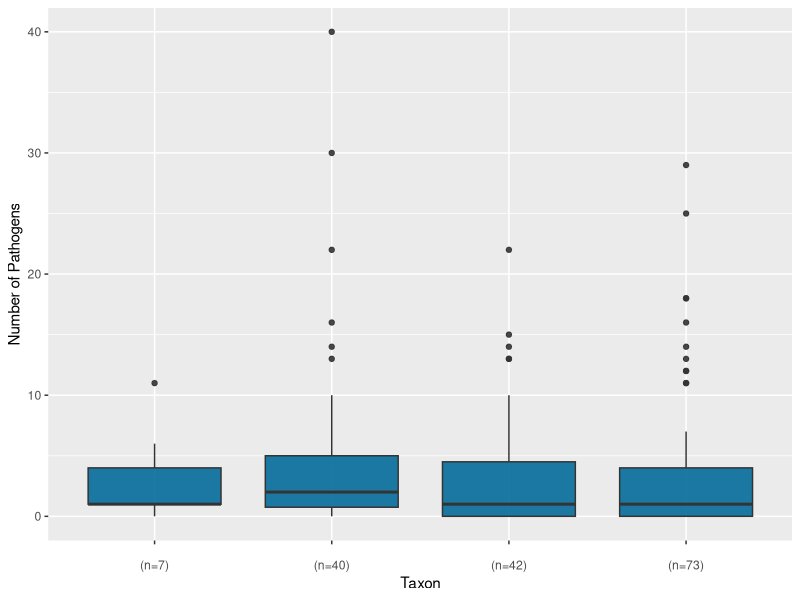
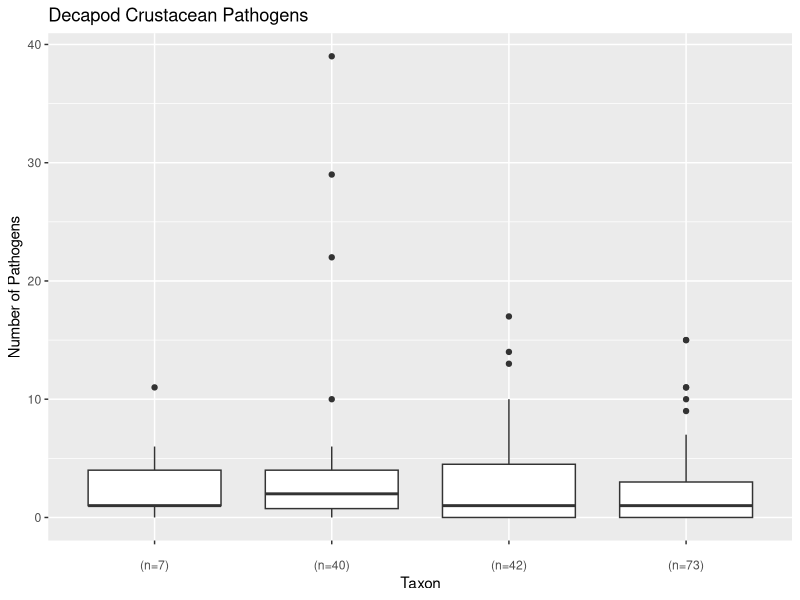
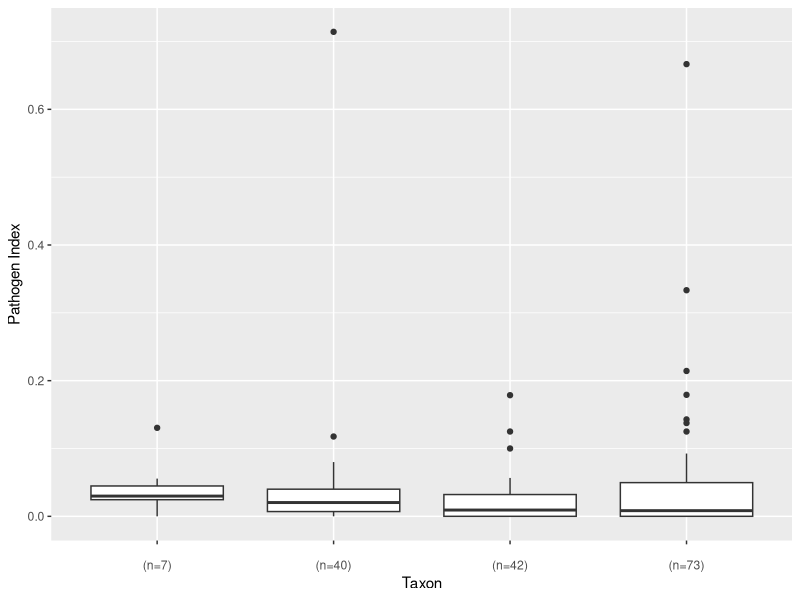
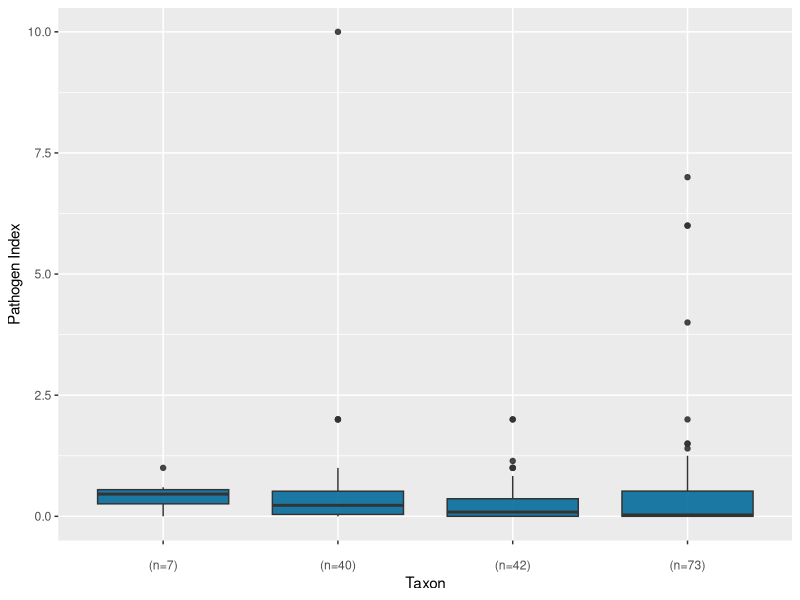
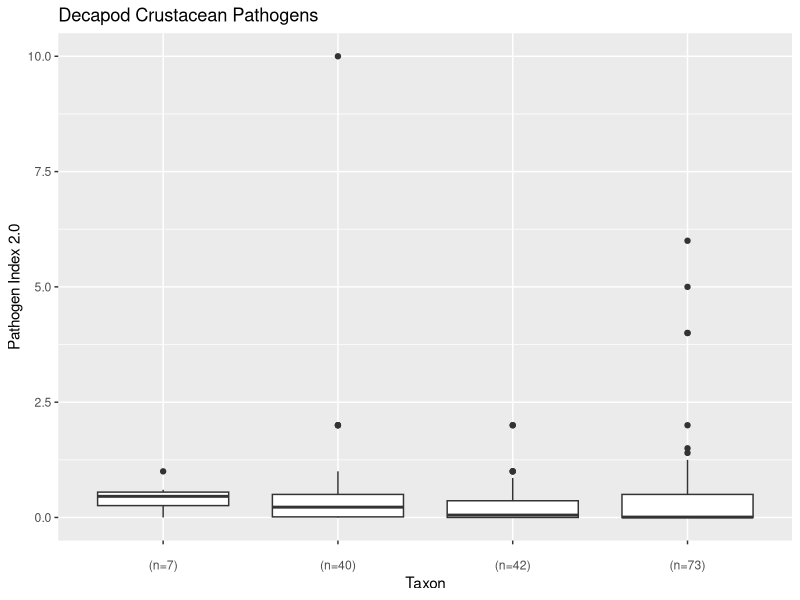
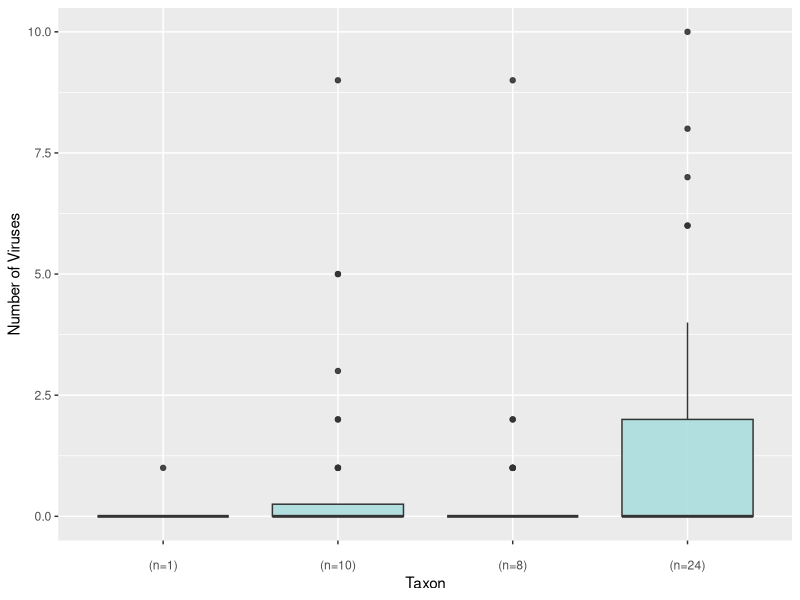
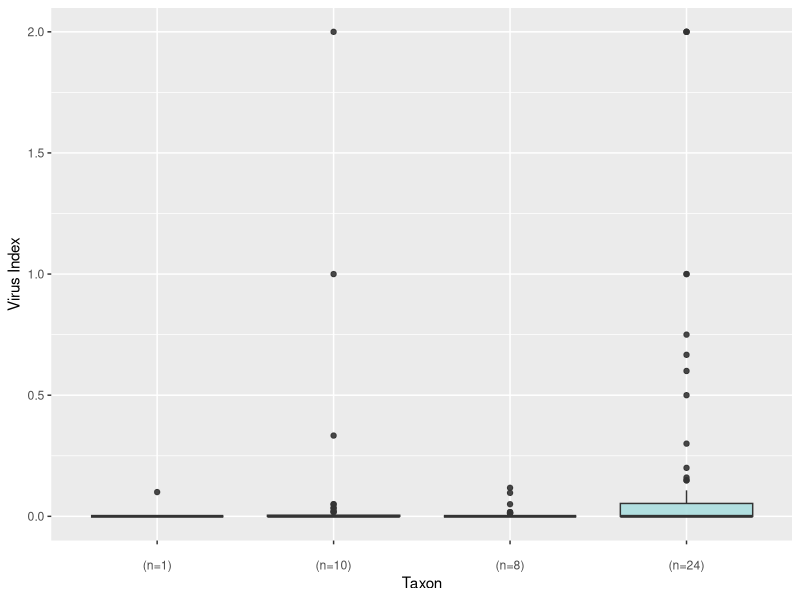
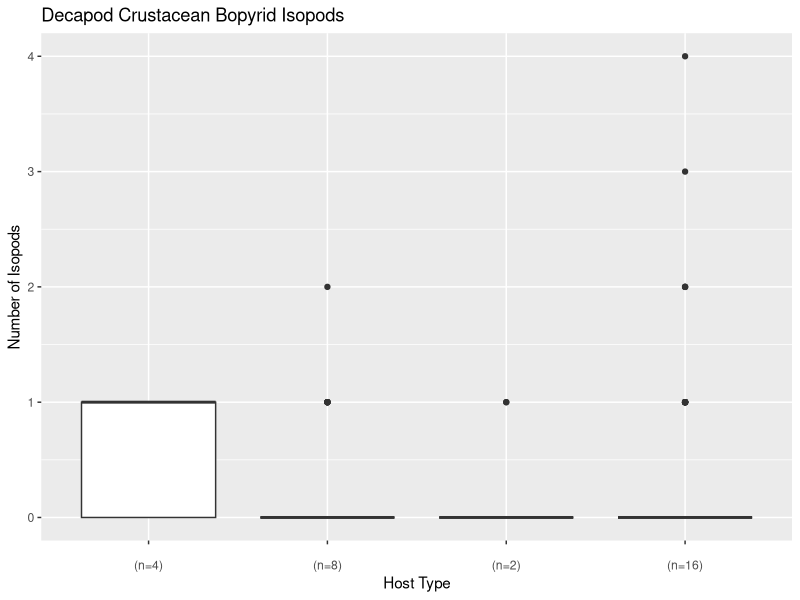

Write R code to recreate these figures, in order. (Note: this script raises an error after producing the figures.)
#Preliminary Plotting
######################
#162 SPECIES
######################

#####################
#SWEEP ENVIRONMENT
#####################

library(ggplot2)
library(dplyr)
library(cowplot)
library(reshape)
library(scales)


decapods <- read.csv("analyze_data/hosts_clean_pathcounts162.csv")
path_hosts <- read.csv("clean_data/path_hosts_clean.csv")
pathogens <- read.csv("clean_data/pathogen_clean.csv")
path_hosts_wild <- read.csv("clean_data/path_hosts_clean_wild.csv")
decapods_wild <- read.csv("analyze_data/hosts_clean_pathcounts162_wild.csv")

path_hosts %>% 
  group_by(in_wild) %>% 
  count(in_wild)

#Tasks
#1-Graph total number of pathogens per taxa
#2-Graph # viruses per host type
#3-Graph #isopods per taxa
#4-Graph rhizocephalan barnacles per taxa
#5-Graph # bacteria per taxa
#6-Graph # microsporidians per taxa
#7-Scatterplot number pathogens vs longevity
#8-scatterplot of num_viruses vs longev
#9-#boxplot of aq.hab vs num_pathogens
##*need to make simplified habitat column and continue
#10-boxplot of aq.hab vs num_viruses
#11-graph longevity by taxa
#12-Graph number pathogens by sociality
##*need to add what the scores mean
#13-Graph number of viruses by sociality
#14-Graph tranmission by taxa
#15-Graph requirements by taxa
#16-Graph size by taxa

levels(pathogens$pathogen_type)
#number of different types of pathogens
path_type_count <- pathogens %>% 
  group_by(pathogen_type) %>% 
  count(pathogen_type) %>% 
  rename(c(n="n_paths"))
path_type_count

####################################
#PLOTS


#1-
#Graph total number of pathogens per taxa
#create vector with host_type levels and number of species in each
xlab_path <- paste(levels(decapods$host_type),"\n(n=",
                   table(decapods$host_type),")",sep="")
ggplot(data=decapods, aes(x=host_type,y=num_pathogens))+
  geom_boxplot(fill="#046c9a",alpha=0.9)+
  labs(x="Taxon",y="Number of Pathogens")+
  scale_x_discrete(labels=xlab_path)

#wild
xlab_path_wild<- paste(levels(decapods_wild$host_type),"\n(n=",
                       table(decapods_wild$host_type),")",sep="")
ggplot(data=decapods_wild, aes(x=host_type,y=num_pathogens))+
  geom_boxplot()+
  labs(x="Taxon",y="Number of Pathogens",title="Decapod Crustacean Pathogens")+
  scale_x_discrete(labels=xlab_path_wild)

#1.5 Pathogens per taxon per citation (pathogen index)
ggplot(data=decapods, aes(x=host_type,y=num_pathogens/num_results))+
  geom_boxplot()+
  labs(x="Taxon",y="Pathogen Index")+
  scale_x_discrete(labels=xlab_path)

#1.5.5 Try different index, divide by # pathogen citations instead
ggplot(data=decapods, aes(x=host_type,y=num_pathogens/path_search_results))+
  geom_boxplot(fill="#046c9a",alpha=0.9)+
  labs(x="Taxon",y="Pathogen Index")+
  scale_x_discrete(labels=xlab_path)

path_index <- decapods %>% 
  select(host_genus_species, num_pathogens,num_viruses,path_search_results) %>% 
  mutate(path_index2=num_pathogens/path_search_results) %>% 
  mutate(virus_index2=num_viruses/path_search_results) %>% 
  arrange(desc(path_index2))

#wild
ggplot(data=decapods_wild, aes(x=host_type,y=num_pathogens/path_search_results))+
  geom_boxplot()+
  labs(x="Taxon",y="Pathogen Index 2.0",title="Decapod Crustacean Pathogens")+
  scale_x_discrete(labels=xlab_path_wild)

############
#Path groups by taxon
############

#2-
#Graph # viruses per host type
#create vector with host_type levels and number of each host_type that has viruses
#however, it's plotting all, including those spp with ZERO viruses
xlab_vir <- paste(levels(decapods$host_type),"\n(n=",
                  table(decapods$host_type[decapods$num_viruses>0]),")",sep="")
ggplot(data=decapods, aes(x=host_type,y=num_viruses))+
  geom_boxplot(fill="#abddde",alpha=0.9)+
  labs(x="Taxon",y="Number of Viruses")+
  scale_x_discrete(labels=xlab_vir)

#2.5 virus index per host type
ggplot(data=decapods, aes(x=host_type,y=(num_viruses/path_search_results)))+
  geom_boxplot(fill="#abddde",alpha=0.9)+
  labs(x="Taxon",y="Virus Index")+
  scale_x_discrete(labels=xlab_vir)

#3-
#graph isopods per taxa
#however plotting those with 0
xlab_isopod <- paste(levels(decapods$host_type),"\n(n=",
                     table(decapods$host_type[decapods$num_isopods>0]),")",sep="")
ggplot(data=decapods, aes(x=host_type,y=num_isopods))+
  geom_boxplot()+
  labs(x="Host Type",y="Number of Isopods",title="Decapod Crustacean Bopyrid Isopods")+
  scale_x_discrete(labels=xlab_isopod)
#isopod index
ggplot(data=decapods, aes(x=host_type,y=(num_isopods/path_search_results)))+
  geom_boxplot()+
  labs(x="Host Type",y="Isopod Index",title="Decapod Crustacean Bopyrid Isopods")+
  scale_x_discrete(labels=xlab_isopod)

#4-
#rhizocephalan barnacles per taxa
#however plotting those with 0
xlab_rhiz <- paste(levels(decapods$host_type),"\n(N=",
                   table(decapods$host_type[decapods$num_rhiz>0]),")",sep="")
ggplot(data=decapods, aes(x=host_type,y=num_rhiz))+
  geom_boxplot()+
  labs(x="Host Type",y="Number of Barnacles",title="Decapod Crustacean Rhizocephalan Barnacles")+
  scale_x_discrete(labels=xlab_rhiz)
#barnacle index
ggplot(data=decapods, aes(x=host_type,y=(num_rhiz/path_search_results)))+
  geom_boxplot()+
  labs(x="Host Type",y="Barnacle Index",title="Decapod Crustacean Rhizocephalan Barnacles")+
  scale_x_discrete(labels=xlab_rhiz)

#5-
#Graph # bacteria per taxa
xlab_bacteria <- paste(levels(decapods$host_type),"\n(N=",
                   table(decapods$host_type[decapods$num_bacteria>0]),")",sep="")
ggplot(data=decapods, aes(x=host_type,y=num_bacteria))+
  geom_boxplot()+
  labs(x="Host Type",y="Number of Bacteria Species",title="Decapod Crustacean Bacterial Parasites")+
  scale_x_discrete(labels=xlab_bacteria)
#bacteria index
ggplot(data=decapods, aes(x=host_type,y=(num_bacteria/path_search_results)))+
  geom_boxplot()+
  labs(x="Host Type",y="Bacteria Index",title="Decapod Crustacean Bacterial Parasites")+
  scale_x_discrete(labels=xlab_bacteria)
#5.1
#Graph # intracellular bacteria
xlab_bact_intra <- paste(levels(decapods$host_type),"\n(N=",
                         table(decapods$host_type[decapods$num_bacteria_intra>0]),")",sep="")
ggplot(data=decapods, aes(x=host_type,y=num_bacteria_intra))+
  geom_boxplot()+
  labs(x="Host Type",y="Number of Intracellular Bacteria Species",
       title="Decapod Crustacean Intracellular Bacterial Parasites")+
  scale_x_discrete(labels=xlab_bact_intra)
#intracellular bacteria index
ggplot(data=decapods, aes(x=host_type,y=(num_bacteria_intra/path_search_results)))+
  geom_boxplot()+
  labs(x="Host Type",y="Intracellular Bacteria Index",
       title="Decapod Crustacean Intracellular Bacterial Parasites")+
  scale_x_discrete(labels=xlab_bact_intra)
#5.2
#Graph # extracellular bacteria
xlab_bact_extra <- paste(levels(decapods$host_type),"\n(N=",
                         table(decapods$host_type[decapods$num_bacteria_extra>0]),")",sep="")
ggplot(data=decapods, aes(x=host_type,y=num_bacteria_extra))+
  geom_boxplot()+
  labs(x="Host Type",y="Number of Extracellular Bacteria Species",
       title="Decapod Crustacean Extracellular Bacterial Parasites")+
  scale_x_discrete(labels=xlab_bact_extra)
#intracellular  index
ggplot(data=decapods, aes(x=host_type,y=(num_bacteria_extra/path_search_results)))+
  geom_boxplot()+
  labs(x="Host Type",y="Intracellular Bacteria Index",
       title="Decapod Crustacean Extracellular Bacterial Parasites")+
  scale_x_discrete(labels=xlab_bact_extra)
#6-
#Graph # microsporidians per taxa
xlab_microsp <- paste(levels(decapods$host_type),"\n(N=",
                       table(decapods$host_type[decapods$num_microsp>0]),")",sep="")
ggplot(data=decapods, aes(x=host_type,y=num_microsp))+
  geom_boxplot()+
  labs(x="Host Type",y="Number of Microsporidians",title="Decapod Crustacean Microsporidian Parasites")+
  scale_x_discrete(labels=xlab_microsp)
#microsporidian index
ggplot(data=decapods, aes(x=host_type,y=(num_microsp/path_search_results)))+
  geom_boxplot()+
  labs(x="Host Type",y="Microsporidian Index",title="Decapod Crustacean Microsporidian Parasites")+
  scale_x_discrete(labels=xlab_microsp)

#Graph # apicomplexans
xlab_api <- paste(levels(decapods$host_type),"\n(N=",
                      table(decapods$host_type[decapods$num_api>0]),")",sep="")
ggplot(data=decapods, aes(x=host_type,y=num_api))+
  geom_boxplot()+
  labs(x="Host Type",y="Number of Apicomplexans",title="Decapod Crustacean Apicomplexan Parasites")+
  scale_x_discrete(labels=xlab_api)
#apicomplexan index
ggplot(data=decapods, aes(x=host_type,y=num_api/path_search_results))+
  geom_boxplot()+
  labs(x="Host Type",y="Apicomplexan Index",title="Decapod Crustacean Apicomplexan Parasites")+
  scale_x_discrete(labels=xlab_api)

#graph # cestodes
xlab_cestode <- paste(levels(decapods$host_type),"\n(N=",
                  table(decapods$host_type[decapods$num_cestode>0]),")",sep="")
ggplot(data=decapods, aes(x=host_type,y=num_cestode))+
  geom_boxplot()+
  labs(x="Host Type",y="Number of Cestodes",title="Decapod Crustacean Cestode Parasites")+
  scale_x_discrete(labels=xlab_cestode)
#apicomplexan index
ggplot(data=decapods, aes(x=host_type,y=num_cestode/path_search_results))+
  geom_boxplot()+
  labs(x="Host Type",y="Cestode Index",title="Decapod Crustacean Cestode Parasites")+
  scale_x_discrete(labels=xlab_cestode)

#graph # fungi
xlab_fungi <- paste(levels(decapods$host_type),"\n(N=",
                      table(decapods$host_type[decapods$num_fungi>0]),")",sep="")
ggplot(data=decapods, aes(x=host_type,y=num_fungi))+
  geom_boxplot()+
  labs(x="Host Type",y="Number of Fungi",title="Decapod Crustacean Fungi Parasites")+
  scale_x_discrete(labels=xlab_fungi)
#apicomplexan index
ggplot(data=decapods, aes(x=host_type,y=num_fungi/path_search_results))+
  geom_boxplot()+
  labs(x="Host Type",y="Fungi Index",title="Decapod Crustacean Fungi Parasites")+
  scale_x_discrete(labels=xlab_fungi)

#graph # nematodes
xlab_nematode <- paste(levels(decapods$host_type),"\n(N=",
                    table(decapods$host_type[decapods$num_nematode>0]),")",sep="")
ggplot(data=decapods, aes(x=host_type,y=num_nematode))+
  geom_boxplot()+
  labs(x="Host Type",y="Number of Nematode",title="Decapod Crustacean Nematode Parasites")+
  scale_x_discrete(labels=xlab_nematode)
#apicomplexan index
ggplot(data=decapods, aes(x=host_type,y=num_nematode/path_search_results))+
  geom_boxplot()+
  labs(x="Host Type",y="Nematode Index",title="Decapod Crustacean Nematode Parasites")+
  scale_x_discrete(labels=xlab_nematode)

#graph # trematodes
xlab_trematode <- paste(levels(decapods$host_type),"\n(N=",
                       table(decapods$host_type[decapods$num_trematode>0]),")",sep="")
ggplot(data=decapods, aes(x=host_type,y=num_trematode))+
  geom_boxplot()+
  labs(x="Host Type",y="Number of trematode",title="Decapod Crustacean trematode Parasites")+
  scale_x_discrete(labels=xlab_trematode)
#trematode index
ggplot(data=decapods, aes(x=host_type,y=num_trematode/path_search_results))+
  geom_boxplot()+
  labs(x="Host Type",y="trematode Index",title="Decapod Crustacean trematode Parasites")+
  scale_x_discrete(labels=xlab_trematode)

############
#Host Life History
############
#Longevity
############

#symbol codes:
bem_colors <- c("#D1800B","#694008","#1D6295","#84ACB6")
shapes <- c(0,1,17,3)
#emoji crab: 1f980
#emoji shrimp: 1f990
#don't think there's lobster or hermit crab =(
#emoji snail: 1f40c (for hermit crab??)

#7-
#scatterplot of num_pathogens vs longev
ggplot(data=decapods, aes(x=longev_max,y=num_pathogens,shape=host_type))+
  geom_point()+
  labs(x="Longevity (years)", y="Number of Pathogens")+
  scale_shape_manual(values=shapes,name="Taxon")+
  theme(legend.position=c(.55,.75),legend.title.align=0.5)+
  scale_x_continuous(limit=c(0,110))

#Longev and path number individual taxon graphs
ggplot(data=decapods, aes(x=longev_max,y=num_pathogens))+
  geom_point(shape=1)+
  labs(x="Longevity (years)", y="Number of Pathogens")+
  facet_wrap(~host_type)

#7.5 Longev and pathogen index
ggplot(data=decapods, aes(x=longev_max,y=num_pathogens/path_search_results,
                          shape=host_type))+
  geom_point()+
  labs(x="Longevity (years)", y="Pathogen Index")+
  scale_shape_manual(values=shapes,name="Host Type")+
  theme(legend.position=c(.55,.75),legend.title.align=0.5)

#Longev and path index individual taxon graphs
ggplot(data=decapods, aes(x=longev_max,y=num_pathogens/path_search_results))+
  geom_point(shape=1)+
  labs(x="Longevity (years)", y="Pathogen Index")+
  facet_wrap(~host_type)
#currently the index is adding a point way up high that is "Inf" because dividing by 0
##this should change with new search terms when I do that

#8-
#scatterplot of num_viruses vs longev
ggplot(data=decapods, aes(x=longev_max,y=num_viruses,shape=host_type))+
  geom_point()+
  labs(x="Longevity (years)", y="Number of Viruses")+
  scale_shape_manual(values=shapes,name="Host Type")+
  scale_x_continuous(limit=c(0,70))+
  theme(legend.position=c(.55,.75),legend.title.align=0.5)
#by taxon
ggplot(data=decapods, aes(x=longev_max,y=num_viruses))+
  geom_point(shape=1)+
  labs(x="Longevity (years)", y="Number of Viruses")+
  scale_x_continuous(limit=c(0,70))+
  facet_wrap(~host_type)
#How to Save a plot to main folder if I had a plot called long_vir_plot
ggsave("outputs/bem2018_virus_longev_plot.png",plot=long_vir_plot,
       width=6,
       height=6.7,
       unit=c("in"),
       scale=1)

#8.5 Longevity and virus index
ggplot(data=decapods, aes(x=longev_max,y=virus_index,fill=host_type))+
  geom_point(pch=21,size=1.5,col="black",alpha=.85)+
  labs(x="Longevity (years)", y="Virus Index")+
  scale_fill_manual(values=bem_colors,name="Host Type")
#longevity and virus index by taxon
ggplot(data=decapods, aes(x=longev_max,y=num_viruses/path_search_results))+
  geom_point(shape=1)+
  labs(x="Longevity (years)", y="Viruses Index")+
  scale_x_continuous(limit=c(0,70))+
  facet_wrap(~host_type)

#11-
#Graph longevity by taxa (no pathogen info)
xlab_long <- paste(levels(decapods$host_type),"\n(n=",
                   table(decapods$host_type[decapods$longev_max!="NA"]),")",sep="")
ggplot(data=decapods,aes(x=host_type,y=longev_max))+
  geom_boxplot()+
  scale_x_discrete(labels=xlab_long)+
  labs(x="Taxon",y="Longevity")

################
#Habitat
################
#9-
#boxplot of aq.hab vs num_pathogens
levels(decapods$aq_hab)
lab_hab <- paste(c("Freshwater","Euryhaline","Marine"),"\n(n=",
                   table(decapods$aq_hab),")",sep="")
ggplot(data=decapods, aes(x=aq_hab,y=num_pathogens))+
  geom_boxplot(fill=c("#046c9a","#eccbad","#abddde"),alpha=0.9)+
  labs(x="Habitat",y="Number of Pathogens")+
  scale_x_discrete(labels=lab_hab,limits=c("fw","euryhaline","marine"))
#pathogen index
ggplot(data=decapods, aes(x=aq_hab,y=num_pathogens/path_search_results))+
  geom_boxplot()+
  labs(x="Habitat",y="Pathogen Index",title="Decapod Crustacean Pathogens")+
  scale_x_discrete(labels=lab_hab,limits=c("fw","euryhaline","marine"))

#10-
#boxplot of aq.hab vs num_viruses
ggplot(data=decapods, aes(x=aq_hab,y=num_viruses))+
  geom_boxplot()+
  labs(x="Habitat",y="Number of Viruses",title="Decapod Crustacean Pathogens")+
  scale_x_discrete(labels=lab_hab,limits=c("fw","euryhaline","marine"))
#virus index
ggplot(data=decapods, aes(x=aq_hab,y=num_viruses/path_search_results))+
  geom_boxplot()+
  labs(x="Habitat",y="Virus Index",title="Decapod Crustacean Pathogens")+
  scale_x_discrete(labels=lab_hab,limits=c("fw","euryhaline","marine"))

##################
#Sociality
##################
  
#12-
#Graph number pathogens by sociality
as.factor(decapods$social_score)
xlab_soc_path <- paste(levels(decapods$social_score),
                       "\n(n=",table(decapods$social_score[decapods$num_pathogens>0]),")",sep="")
ggplot(data=decapods, aes(x=as.factor(social_score),y=num_pathogens))+
  geom_boxplot()+
  labs(x="Social Score",y="Number of Pathogens",title="Decapod Crustacean Pathogens and Sociality")+
  scale_x_discrete(labels=xlab_soc_path)
#extrapolated by family (extrapolates for 32 unknowns)
xlab_soc_fam_path <- paste(levels(decapods$social_score),
                           "\n(n=",table(decapods$fam_soc_score[decapods$num_pathogens>0]),")",sep="")
ggplot(data=decapods, aes(x=as.factor(fam_soc_score),y=num_pathogens))+
  geom_boxplot(fill=c("#046c9a","#eccbad","#d69c4e","#abddde"),alpha=0.9)+
  labs(x="Sociality",y="Number of Pathogens")+
  scale_x_discrete(labels=xlab_soc_path)
#with path index instead of count
ggplot(data=decapods, aes(x=as.factor(fam_soc_score),y=num_pathogens/path_search_results))+
  geom_boxplot()+
  labs(x="Sociality",y="Pathogen Index",title="Decapod Crustacean Pathogens and Sociality")+
  scale_x_discrete(labels=xlab_soc_path)

#13-
#Graph number of viruses by sociality
#extrapolated by family
xlab_soc_vir <- paste(levels(decapods$social_score),"\n(n=",
                  table(decapods$fam_soc_score[decapods$num_viruses>0]),")",sep="")
ggplot(data=decapods, aes(x=fam_soc_score,y=num_viruses))+
  geom_boxplot()+
  labs(x="Sociality",y="Number of Viruses",title="Decapod Crustacean Viruses and Sociality")+
  scale_x_discrete(labels=xlab_soc_vir)
#virus index
ggplot(data=decapods, aes(x=fam_soc_score,y=num_viruses/path_search_results))+
  geom_boxplot()+
  labs(x="Sociality",y="Virus Index",title="Decapod Crustacean Viruses and Sociality")+
  scale_x_discrete(labels=xlab_soc_vir)

#####################
#Pathogen Characteristics
#####################

#14-Graph tranmission by taxa
xlab_trans <- paste(levels(decapods$host_type),
                    "\n(n=",table(decapods$host_type[decapods$num_pathogens>0]),")",sep="")
dec_trans <- decapods %>% 
  select(host_type, num_complex, num_direct) %>% 
  melt(id="host_type")

ggplot(data=dec_trans,aes(x=host_type,y=value,fill=variable))+
  geom_boxplot()+
  labs(x="Taxon",y="Number of Pathogens")
#index
dec_trans_index <- decapods %>% 
  select(host_type, num_complex, num_direct,path_search_results) %>% 
  mutate(complex=num_complex/path_search_results) %>% 
  mutate(direct=num_direct/path_search_results) %>% 
  select(host_type,complex,direct) %>% 
  melt(id="host_type")
ggplot(data=dec_trans_index,aes(x=host_type,y=value,fill=variable))+
  geom_boxplot()+
  labs(x="Taxon",y="Pathogen Index")
#proportion direct
ggplot(data=decapods, aes(x=host_type,y=prop_direct))+
  geom_boxplot()+
  labs(x="Taxon",y="Proportion with Direct Transmission",title="Decapod Crustacean Parasite Tranmission Type")+
  scale_x_discrete(labels=xlab_trans)


#15-Graph requirements by taxa
xlab_req <- paste(levels(decapods$host_type),
                  "\n(n=",table(decapods$host_type[decapods$num_pathogens>0]),")",sep="")
dec_req <- decapods %>% 
  select(host_type, num_obligate, num_opportunist) %>% 
  melt(id="host_type")
ggplot(data=dec_req,aes(x=host_type,y=value,fill=variable))+
  geom_boxplot()+
  labs(x="Taxon",y="Number of Pathogens")
#index
dec_req_index <- decapods %>% 
  select(host_type, num_obligate, num_opportunist, path_search_results) %>% 
  mutate(obligate=num_obligate/path_search_results) %>% 
  mutate(opportunist=num_opportunist/path_search_results) %>% 
  select(host_type,obligate,opportunist) %>% 
  melt(id="host_type")
ggplot(data=dec_req_index,aes(x=host_type,y=value,fill=variable))+
  geom_boxplot()+
  labs(x="Taxon",y="Pathogen Index")
#proportion obligate
ggplot(data=decapods, aes(x=host_type,y=prop_obligate))+
  geom_boxplot()+
  labs(x="Taxon",y="Proportion Obligate Parasites",title="Decapod Crustacean Parasite Tranmission Type")+
  scale_x_discrete(labels=xlab_req)

#16-Graph size by taxa
xlab_pathsize <- paste(levels(decapods$host_type),"\n(n=",
                       table(decapods$host_type[decapods$num_pathogens>0]),")",sep="")
dec_size <- decapods %>% 
  select(host_type, num_macro, num_micro) %>% 
  melt(id="host_type")
ggplot(data=dec_size,aes(x=host_type,y=value,fill=variable))+
  geom_boxplot()+
  labs(x="Taxon",y="Number of Pathogens")
#index
dec_size_index <- decapods %>% 
  select(host_type, num_macro, num_micro, path_search_results) %>% 
  mutate(macro=num_macro/path_search_results) %>% 
  mutate(micro=num_micro/path_search_results) %>% 
  select(host_type,macro,micro) %>% 
  melt(id="host_type")
ggplot(data=dec_size_index,aes(x=host_type,y=value,fill=variable))+
  geom_boxplot()+
  labs(x="Taxon",y="Pathogen Index")
#proportion macro
ggplot(data=decapods, aes(x=host_type,y=prop_macro))+
  geom_boxplot()+
  labs(x="Taxon",y="Proportion Macro Parasites",title="Decapod Crustacean Parasite Tranmission Type")+
  scale_x_discrete(labels=xlab_pathsize)
